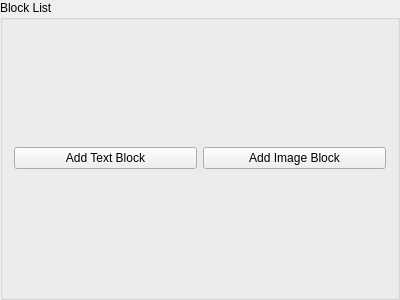
<?xml version="1.0" encoding="UTF-8"?>
<ui version="4.0">
 <class>wally::qtfront::question_view_sub::BlockListMimic</class>
 <widget class="QGroupBox" name="wally::qtfront::question_view_sub::BlockListMimic">
  <property name="geometry">
   <rect>
    <x>0</x>
    <y>0</y>
    <width>400</width>
    <height>300</height>
   </rect>
  </property>
  <property name="windowTitle">
   <string>GroupBox</string>
  </property>
  <property name="title">
   <string>Block List</string>
  </property>
  <layout class="QVBoxLayout" name="verticalLayout_2">
   <item>
    <layout class="QVBoxLayout" name="layout_blocks"/>
   </item>
   <item>
    <layout class="QHBoxLayout" name="horizontalLayout">
     <item>
      <widget class="QPushButton" name="btn_addTextBlock">
       <property name="text">
        <string>Add Text Block</string>
       </property>
      </widget>
     </item>
     <item>
      <widget class="QPushButton" name="btn_addImageBlock">
       <property name="text">
        <string>Add Image Block</string>
       </property>
      </widget>
     </item>
    </layout>
   </item>
  </layout>
 </widget>
 <resources/>
 <connections/>
</ui>
